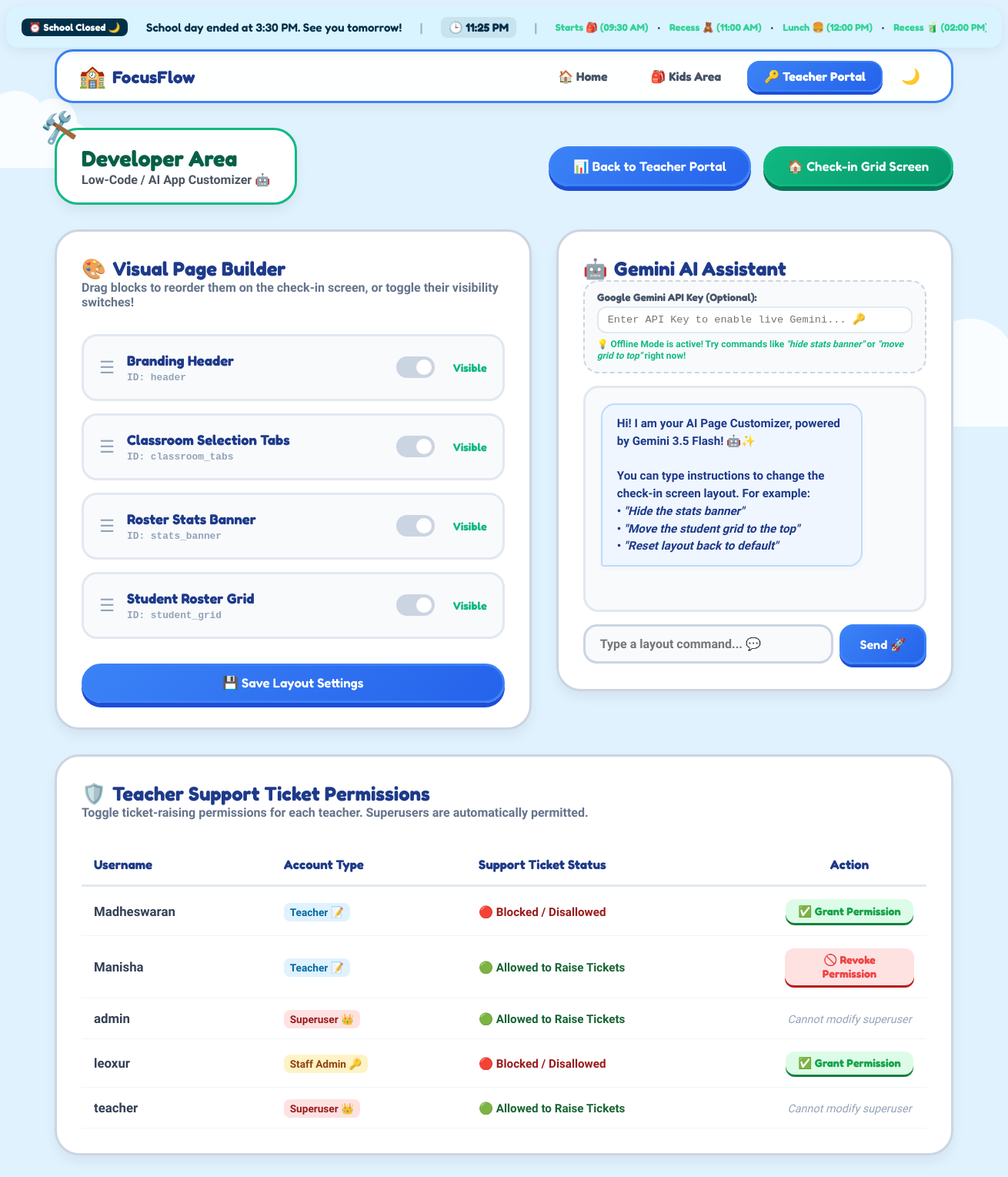
Screenshot of /teacher/developer/ (signed in) with the database file from the repository.
### attendance/models.py (models this page shows, shortened)
class AppLayoutBlock(models.Model):
    block_id = models.CharField(max_length=50, unique=True)
    title = models.CharField(max_length=100)
    order = models.PositiveIntegerField(default=0)
    is_visible = models.BooleanField(default=True)
    class Meta:
        ordering = ['order']

### attendance/views.py (the view, shortened to what this page needs)
# urls.py: path('teacher/developer/', views.admin_developer_page, name='admin_developer_page'),
@login_required(login_url='teacher_login')
@ensure_csrf_cookie
def admin_developer_page(request):
    if not request.user.is_staff and not request.user.is_superuser:
        messages.error(request, "Access denied. Only administrators can use the customizer page. 🔐")
        return redirect('teacher_dashboard')
    layout_blocks = get_or_seed_layout_blocks()
    all_users = User.objects.all().order_by('username')
    teachers_permissions = []
    for user in all_users:
        perm, created = TeacherSupportPermission.objects.get_or_create(user=user)
        display_allowed = True if user.is_superuser else perm.can_raise_tickets
        teachers_permissions.append({
            'user': user,
            'can_raise_tickets': display_allowed,
            'is_superuser': user.is_superuser
        })
    return render(request, 'attendance/developer_page.html', {
        'layout_blocks': layout_blocks,
        'teachers_permissions': teachers_permissions
    })

### attendance/views.py (called while the page is built, shortened)
def get_or_seed_layout_blocks():
    blocks = AppLayoutBlock.objects.all().order_by('order')
    return blocks

### attendance/templates/attendance/developer_page.html (shortened to what this page needs)
{% extends 'attendance/base.html' %}
{% load static %}
{% block content %}
<div class="developer-dashboard-container" style="max-width: 1200px; margin: 0 auto; padding-bottom: 3rem;">
    <div class="grid-header">
        <div class="school-logo-bubble admin-logo">
            <span class="logo-emoji">🛠️</span>
            <h1>Developer Area</h1>
            <p>Low-Code / AI App Customizer 🤖</p>
        </div>
        <div class="admin-nav-buttons">
            <a href="{% url 'teacher_dashboard' %}" class="bubbly-btn primary-btn">
                📊 Back to Teacher Portal
            </a>
            <a href="{% url 'student_grid' %}" class="bubbly-btn secondary-btn">
                🏠 Check-in Grid Screen
            </a>
        </div>
    </div>
    <div class="dev-layout-grid" style="display: grid; grid-template-columns: 1.2fr 1fr; gap: 2rem; margin-top: 2rem; align-items: start;">
        <div class="dev-card builder-card" style="background: #ffffff; border: var(--border-thickness) solid #cbd5e1; border-radius: 32px; padding: 2rem; box-shadow: var(--card-shadow);">
            <h2 style="font-family: 'Fredoka', sans-serif; color: #1e3a8a; margin-top: 0; display: flex; align-items: center; gap: 0.5rem; font-size: 1.6rem;">
                <span>🎨</span> Visual Page Builder
            </h2>
            <p style="font-weight: 600; color: #64748b; margin-bottom: 2rem;">Drag blocks to reorder them on the check-in screen, or toggle their visibility switches!</p>
            <div id="drag-drop-list" class="drag-list-container" style="display: flex; flex-direction: column; gap: 1rem; margin-bottom: 2rem;">
                {% for block in layout_blocks %}
                    <div class="draggable-block-item"
                         draggable="true"
                         data-block-id="{{ block.block_id }}"
                         style="background: #f8fafc; border: 3px solid #e2e8f0; border-radius: 20px; padding: 1.25rem; display: flex; align-items: center; justify-content: space-between; cursor: grab; transition: all 0.2s; position: relative;">
                        <div style="display: flex; align-items: center; gap: 1rem;">
                            <div class="drag-handle" style="font-size: 1.4rem; color: #94a3b8; user-select: none;">☰</div>
                            <div>
                                <strong style="font-family: 'Fredoka', sans-serif; font-size: 1.15rem; color: #1e3a8a; display: block;">{{ block.title }}</strong>
                                <span style="font-size: 0.8rem; font-weight: 700; color: #94a3b8; font-family: monospace;">ID: {{ block.block_id }}</span>
                            </div>
                        </div>
                        <div style="display: flex; align-items: center; gap: 0.5rem;">
                            <label class="switch-toggle" style="position: relative; display: inline-block; width: 50px; height: 28px;">
                                <span class="toggle-slider" style="position: absolute; cursor: pointer; top: 0; left: 0; right: 0; bottom: 0; background-color: #cbd5e1; border-radius: 34px; transition: .3s;"></span>
                            </label>
                            <span class="visibility-status-label" style="font-family: 'Fredoka', sans-serif; font-weight: 700; font-size: 0.9rem; color: {% if block.is_visible %}#10b981{% else %}#94a3b8{% endif %}; min-width: 60px; text-align: right;">
                                {% if block.is_visible %}Visible{% else %}Hidden{% endif %}
                            </span>
                        </div>
                    </div>
                {% endfor %}
            </div>
            <button class="bubbly-btn primary-btn" id="save-layout-btn" style="width: 100%;">
                💾 Save Layout Settings
            </button>
        </div>
        <div class="dev-card ai-assistant-card" style="background: #ffffff; border: var(--border-thickness) solid #cbd5e1; border-radius: 32px; padding: 2rem; box-shadow: var(--card-shadow); display: flex; flex-direction: column; height: 600px; box-sizing: border-box;">
            <h2 style="font-family: 'Fredoka', sans-serif; color: #1e3a8a; margin-top: 0; display: flex; align-items: center; gap: 0.5rem; font-size: 1.6rem;">
                <span>🤖</span> Gemini AI Assistant
            </h2>
            <div class="api-key-container" style="background: #f8fafc; border: 2px dashed #cbd5e1; border-radius: 20px; padding: 0.75rem 1rem; margin-bottom: 1rem;">
                <label for="gemini-api-key" style="display: block; font-family: 'Fredoka', sans-serif; font-weight: 700; font-size: 0.85rem; color: #475569; margin-bottom: 0.3rem;">
                    Google Gemini API Key (Optional):
                </label>
                <input type="password" id="gemini-api-key" placeholder="Enter API Key to enable live Gemini... 🔑" style="width: 100%; padding: 0.5rem 0.75rem; border: 2px solid #e2e8f0; border-radius: 12px; font-size: 0.85rem; outline: none; background: #ffffff; box-sizing: border-box; font-family: monospace; margin-bottom: 0.4rem;">
                <span style="display: block; font-size: 0.75rem; font-weight: 700; color: #10b981; line-height: 1.3;">
                    💡 Offline Mode is active! Try commands like <em>"hide stats banner"</em> or <em>"move grid to top"</em> right now!
                </span>
            </div>
            <div id="ai-chat-messages" style="flex: 1; overflow-y: auto; border: 3px solid #e2e8f0; border-radius: 20px; padding: 1.25rem; background: #f8fafc; margin-bottom: 1rem; display: flex; flex-direction: column; gap: 1rem;">
                <div class="chat-bubble ai-bubble" style="background: #eff6ff; border: 2px solid #bfdbfe; border-radius: 18px 18px 18px 4px; padding: 0.8rem 1.2rem; max-width: 85%; align-self: flex-start; font-weight: 600; color: #1e3a8a; line-height: 1.5; font-size: 0.95rem; box-shadow: 0 4px 6px rgba(0,0,0,0.02);">
                    Hi! I am your AI Page Customizer, powered by Gemini 3.5 Flash! 🤖✨<br><br>
                    You can type instructions to change the check-in screen layout. For example:<br>
                    • <em>"Hide the stats banner"</em><br>
                    • <em>"Move the student grid to the top"</em><br>
                    • <em>"Reset layout back to default"</em>
                </div>
            </div>
            <div class="chat-input-row" style="display: flex; gap: 0.5rem; align-items: center;">
                <input type="text" id="chat-input-text" placeholder="Type a layout command... 💬" style="flex: 1; padding: 0.8rem 1.2rem; border: 3px solid #cbd5e1; border-radius: 18px; font-family: 'Quicksand', sans-serif; font-weight: 700; font-size: 1rem; outline: none; background: #f8fafc; box-sizing: border-box;">
                <button class="bubbly-btn primary-btn" id="chat-send-btn" style="padding: 0.8rem 1.5rem; height: 100%; border-radius: 18px; box-shadow: 0 4px 0 #1d4ed8; font-size: 1rem;">
                    Send 🚀
                </button>
            </div>
        </div>
    </div>
    <div class="dev-card permissions-card" style="grid-column: 1 / -1; background: #ffffff; border: var(--border-thickness) solid #cbd5e1; border-radius: 32px; padding: 2rem; box-shadow: var(--card-shadow); margin-top: 2rem;">
        <h2 style="font-family: 'Fredoka', sans-serif; color: #1e3a8a; margin-top: 0; display: flex; align-items: center; gap: 0.5rem; font-size: 1.6rem;">
            <span>🛡️</span> Teacher Support Ticket Permissions
        </h2>
        <p style="font-weight: 600; color: #64748b; margin-bottom: 2rem;">Toggle ticket-raising permissions for each teacher. Superusers are automatically permitted.</p>
        <div style="overflow-x: auto;">
            <table style="width: 100%; border-collapse: collapse; font-family: 'Quicksand', sans-serif; font-size: 1.05rem;">
                <thead>
                    <tr style="border-bottom: 3px solid #e2e8f0; text-align: left;">
                        <th style="padding: 1rem; color: #1e3a8a; font-family: 'Fredoka', sans-serif;">Username</th>
                        <th style="padding: 1rem; color: #1e3a8a; font-family: 'Fredoka', sans-serif;">Account Type</th>
                        <th style="padding: 1rem; color: #1e3a8a; font-family: 'Fredoka', sans-serif;">Support Ticket Status</th>
                        <th style="padding: 1rem; color: #1e3a8a; font-family: 'Fredoka', sans-serif; text-align: center; width: 200px;">Action</th>
                    </tr>
                </thead>
                <tbody>
                    {% for item in teachers_permissions %}
                        <tr style="border-bottom: 1.5px solid #f1f5f9; transition: background-color 0.2s;">
                            <td style="padding: 1rem; font-weight: bold; color: #334155;">{{ item.user.username }}</td>
                            <td style="padding: 1rem; color: #64748b;">
                                {% if item.is_superuser %}
                                    <span style="background: #fee2e2; color: #991b1b; padding: 0.25rem 0.5rem; border-radius: 8px; font-weight: 700; font-size: 0.85rem;">Superuser 👑</span>
                                {% elif item.user.is_staff %}
                                    <span style="background: #fef3c7; color: #92400e; padding: 0.25rem 0.5rem; border-radius: 8px; font-weight: 700; font-size: 0.85rem;">Staff Admin 🔑</span>
                                {% else %}
                                    <span style="background: #e0f2fe; color: #0369a1; padding: 0.25rem 0.5rem; border-radius: 8px; font-weight: 700; font-size: 0.85rem;">Teacher 📝</span>
                                {% endif %}
                            </td>
                            <td style="padding: 1rem;">
                                {% if item.can_raise_tickets %}
                                    <span style="color: #166534; font-weight: 800; font-size: 0.95rem; display: inline-flex; align-items: center; gap: 0.35rem;">
                                        🟢 Allowed to Raise Tickets
                                    </span>
                                {% else %}
                                    <span style="color: #991b1b; font-weight: 800; font-size: 0.95rem; display: inline-flex; align-items: center; gap: 0.35rem;">
                                        🔴 Blocked / Disallowed
                                    </span>
                                {% endif %}
                            </td>
                            <td style="padding: 1rem; text-align: center;">
                                {% if item.is_superuser %}
                                    <span style="color: #94a3b8; font-style: italic; font-size: 0.9rem;">Cannot modify superuser</span>
                                {% else %}
                                    <form method="POST" action="{% url 'admin_developer_page' %}" style="margin: 0;">
                                        <button type="submit" class="bubbly-btn"
                                                style="padding: 0.4rem 1rem; font-size: 0.9rem; border-radius: 12px; cursor: pointer; border: none; font-weight: bold;
                                                       {% if item.can_raise_tickets %} background: #fee2e2; color: #ef4444; box-shadow: 0 3px 0 #b91c1c;
                                                       {% else %} background: #dcfce7; color: #16a34a; box-shadow: 0 3px 0 #15803d; {% endif %}">
                                            {% if item.can_raise_tickets %}🚫 Revoke Permission{% else %}✅ Grant Permission{% endif %}
                                        </button>
                                    </form>
                                {% endif %}
                            </td>
                        </tr>
                    {% endfor %}
                </tbody>
            </table>
        </div>
    </div>
</div>
{% endblock %}

### static/css/kid_theme.css (style rules this page uses)
:root { --kids-blue: #a2d2ff; --kids-blue-dark: #4a90e2; --kids-pink: #ffafcc; --kids-pink-dark: #e85d04; --kids-yellow: #fdf0d5; --kids-yellow-dark: #f89e24; --kids-green: #c7f9cc; --kids-green-dark: #38b000; --kids-purple: #c8b6ff; --kids-purple-dark: #7b2cbf; --kids-red: #ffadad; --kids-red-dark: #d90429; --sky-blue: #e8f5e9; --card-shadow: 0 8px 16px rgba(0, 0, 0, 0.06); --card-hover-shadow: 0 16px 32px rgba(0, 0, 0, 0.12); --border-thickness: 3.5px; --priority-high-bg: rgba(239, 68, 68, 0.1); --priority-high-solid: #ef4444; --priority-high-glow: rgba(239, 68, 68, 0.3); --text-color: #333d4f; --text-muted: #6b778c; --background-wash: #f8f9fc; }
* { margin: 0; padding: 0; box-sizing: border-box; -webkit-font-smoothing: antialiased; }
body { font-family: 'Quicksand', sans-serif; color: var(--text-color); background-color: #e0f2fe; min-height: 100vh; overflow-x: hidden; }
h1, h2, h3, h4, h5, h6 { font-family: 'Fredoka', sans-serif; font-weight: 700; }
.grid-header { display: flex; justify-content: space-between; align-items: center; margin-bottom: 2rem; gap: 1.5rem; flex-wrap: wrap; }
.school-logo-bubble { background: #ffffff; border: var(--border-thickness) solid #3b82f6; border-radius: 30px; padding: 1.25rem 2rem; display: inline-flex; flex-direction: column; box-shadow: var(--card-shadow); position: relative; }
.school-logo-bubble h1 { font-size: 1.8rem; color: #1e3a8a; line-height: 1.2; }
.school-logo-bubble p { font-size: 1rem; color: #4b5563; font-weight: 600; }
.logo-emoji { font-size: 2.2rem; position: absolute; top: -24px; left: -20px; transform: rotate(-15deg); animation: wiggle 3s infinite ease-in-out; }
.bubbly-btn { border: var(--border-thickness) solid #3b82f6; border-radius: 40px; padding: 0.8rem 1.8rem; font-family: 'Fredoka', sans-serif; font-weight: 600; font-size: 1.05rem; color: #ffffff; cursor: pointer; box-shadow: 0 6px 0 #1d4ed8; transition: all 0.2s cubic-bezier(0.175, 0.885, 0.32, 1.275); display: inline-flex; align-items: center; justify-content: center; gap: 0.5rem; text-decoration: none; }
.bubbly-btn.primary-btn { background: linear-gradient(135deg, #3b82f6 0%, #2563eb 100%); }
.bubbly-btn.secondary-btn { background: linear-gradient(135deg, #10b981 0%, #059669 100%); box-shadow: 0 6px 0 #047857; border-color: #10b981; }
.admin-logo { border-color: #10b981; }
.admin-logo h1 { color: #065f46; }
.admin-nav-buttons { display: flex; gap: 1rem; flex-wrap: wrap; }
.chat-bubble { box-sizing: border-box; word-wrap: break-word; animation: scaleUp 0.3s cubic-bezier(0.175, 0.885, 0.32, 1.15); }

### attendance/templates/attendance/developer_page.html (style rules this page uses)
.switch-toggle input:checked + .toggle-slider { background-color: #10b981; }
.switch-toggle .toggle-slider:before { position: absolute; content: ""; height: 20px; width: 20px; left: 4px; bottom: 4px; background-color: white; border-radius: 50%; transition: .3s; }
.switch-toggle input:checked + .toggle-slider:before { transform: translateX(22px); }

### rows the page displays
AppLayoutBlock: title "Branding Header", block_id "header", is_visible "Visible"
AppLayoutBlock: title "Classroom Selection Tabs", block_id "classroom_tabs", is_visible "Visible"
AppLayoutBlock: title "Roster Stats Banner", block_id "stats_banner", is_visible "Visible"
AppLayoutBlock: title "Student Roster Grid", block_id "student_grid", is_visible "Visible"

### other values shown
{{ schedule_status.status }} "School Closed 🌙"
{{ schedule_status.message }} "School day ended at 3:30 PM. See you tomorrow!"
{{ schedule_status.current_time_str }} "11:25 PM"
{{ m.label }} "Starts 🎒" "Recess 🧸" "Lunch 🍔" "Recess 🧃"
{{ m.time_str }} "09:30 AM" "11:00 AM" "12:00 PM" "02:00 PM"
{{ item.user.username }} "Madheswaran"
{{ item.user.username }} "Manisha"
{{ item.user.username }} "admin"
{{ item.user.username }} "leoxur"
{{ item.user.username }} "teacher"
